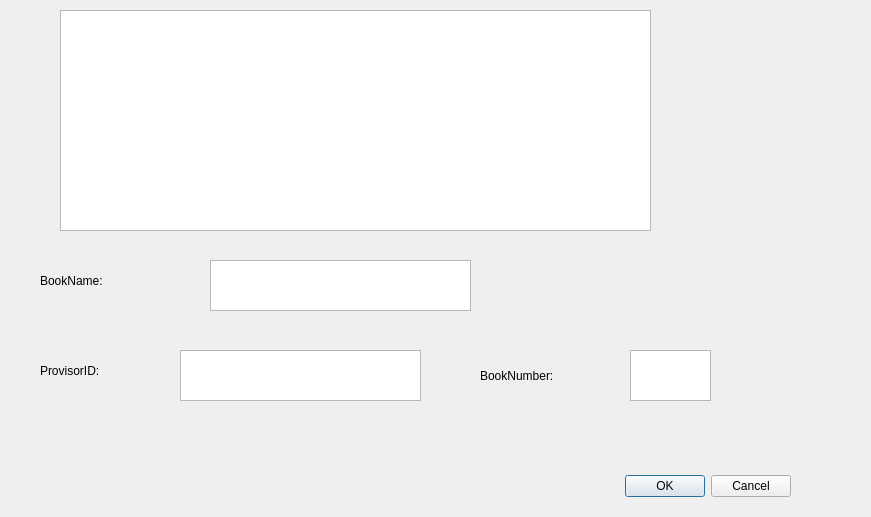
<?xml version="1.0" encoding="UTF-8"?>
<ui version="4.0">
 <class>MyDialog</class>
 <widget class="QDialog" name="MyDialog">
  <property name="geometry">
   <rect>
    <x>0</x>
    <y>0</y>
    <width>871</width>
    <height>517</height>
   </rect>
  </property>
  <property name="windowTitle">
   <string>Purchase</string>
  </property>
  <widget class="QDialogButtonBox" name="buttonBox">
   <property name="geometry">
    <rect>
     <x>450</x>
     <y>470</y>
     <width>341</width>
     <height>32</height>
    </rect>
   </property>
   <property name="orientation">
    <enum>Qt::Horizontal</enum>
   </property>
   <property name="standardButtons">
    <set>QDialogButtonBox::Cancel|QDialogButtonBox::Ok</set>
   </property>
  </widget>
  <widget class="QTextEdit" name="book">
   <property name="geometry">
    <rect>
     <x>210</x>
     <y>260</y>
     <width>261</width>
     <height>51</height>
    </rect>
   </property>
  </widget>
  <widget class="QTextBrowser" name="textBrowser">
   <property name="geometry">
    <rect>
     <x>60</x>
     <y>10</y>
     <width>591</width>
     <height>221</height>
    </rect>
   </property>
  </widget>
  <widget class="QTextEdit" name="ID">
   <property name="geometry">
    <rect>
     <x>180</x>
     <y>350</y>
     <width>241</width>
     <height>51</height>
    </rect>
   </property>
  </widget>
  <widget class="QLabel" name="label">
   <property name="geometry">
    <rect>
     <x>40</x>
     <y>250</y>
     <width>151</width>
     <height>61</height>
    </rect>
   </property>
   <property name="text">
    <string>BookName:</string>
   </property>
  </widget>
  <widget class="QLabel" name="label_2">
   <property name="geometry">
    <rect>
     <x>480</x>
     <y>360</y>
     <width>131</width>
     <height>31</height>
    </rect>
   </property>
   <property name="text">
    <string>BookNumber:</string>
   </property>
  </widget>
  <widget class="QLabel" name="label_3">
   <property name="geometry">
    <rect>
     <x>40</x>
     <y>350</y>
     <width>161</width>
     <height>41</height>
    </rect>
   </property>
   <property name="text">
    <string>ProvisorID:</string>
   </property>
  </widget>
  <widget class="QTextEdit" name="BookNumber">
   <property name="geometry">
    <rect>
     <x>630</x>
     <y>350</y>
     <width>81</width>
     <height>51</height>
    </rect>
   </property>
  </widget>
 </widget>
 <resources/>
 <connections>
  <connection>
   <sender>buttonBox</sender>
   <signal>accepted()</signal>
   <receiver>MyDialog</receiver>
   <slot>accept()</slot>
   <hints>
    <hint type="sourcelabel">
     <x>540</x>
     <y>405</y>
    </hint>
    <hint type="destinationlabel">
     <x>365</x>
     <y>258</y>
    </hint>
   </hints>
  </connection>
  <connection>
   <sender>buttonBox</sender>
   <signal>rejected()</signal>
   <receiver>MyDialog</receiver>
   <slot>reject()</slot>
   <hints>
    <hint type="sourcelabel">
     <x>540</x>
     <y>405</y>
    </hint>
    <hint type="destinationlabel">
     <x>365</x>
     <y>258</y>
    </hint>
   </hints>
  </connection>
 </connections>
</ui>
